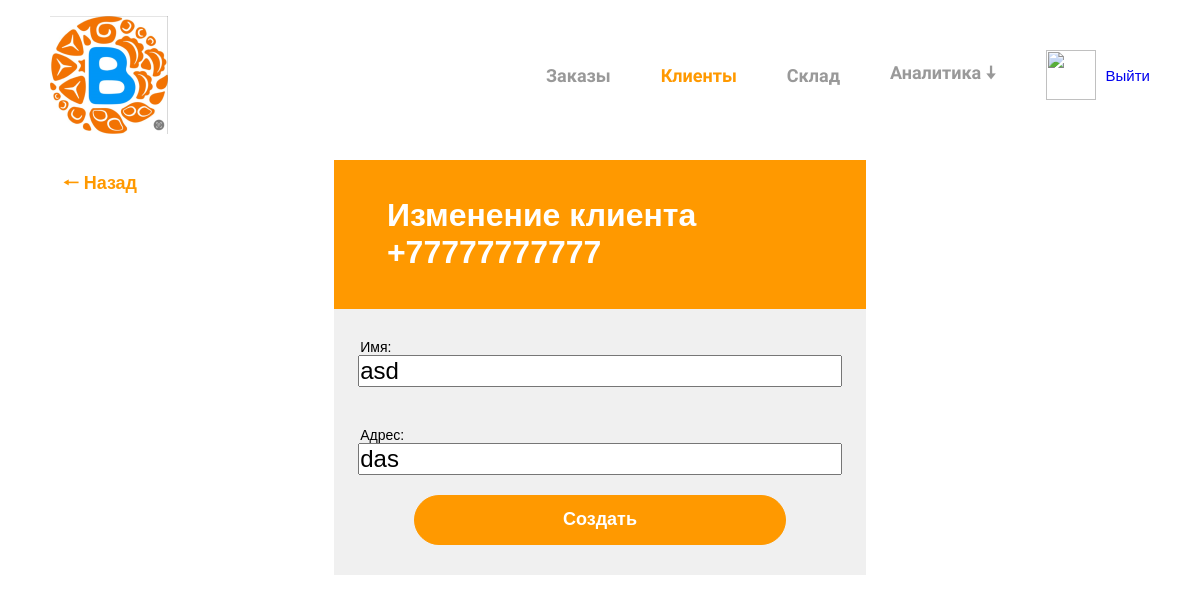
The app's page /clients/update/77777777777 (signed in) with its own data.
### clients/models.py (models this page shows, shortened)
class Client(models.Model):
    phone_number = models.CharField(verbose_name="Номер телефона", max_length=15, unique=True, primary_key=True)
    password = models.CharField(verbose_name="Пароль", max_length=100, default="12345678")
    name = models.CharField(verbose_name="Имя", max_length=100)
    address = models.CharField(verbose_name="Адрес", max_length=150)
    total = models.DecimalField(verbose_name="Общая сумма заказов", default=0, max_digits=20, decimal_places=2)
    created_at = models.DateTimeField(auto_now_add=True)
    is_active = models.BooleanField(default=True)
    class Meta:
        ordering = ["-created_at"]

### clients/views.py (the view)
# urls.py: path('update/<int:pk>', views.clients_update_view, name="clients_update"),
@login_required
def clients_update_view(request, pk):
    client = get_object_or_404(Client, pk=pk)
    if not client.is_active:
        raise Http404("Страница не найдена")
    if request.method == "POST":
        form = ClientUpdateForm(instance=client,
                                data=request.POST)
        if form.is_valid():
            form.save()
            url = resolve_url("clients_detail", pk)
            return redirect(url)
    else:
        form = ClientUpdateForm(instance=client)
    return render(request, "clients/clients_update.html", {
        "section": "clients",
        "form": form,
        "client": client
    })

### clients/forms.py (shortened to what this page needs)
class ClientUpdateForm(forms.ModelForm):
    class Meta:
        model = Client
        fields = "name", "address"

### templates/clients/clients_update.html (shortened to what this page needs)
{% extends 'base.html' %}
{% load static %}
{% block link %}
	<link rel="stylesheet" href="{% static 'css/base.css' %}">
	<link rel="stylesheet" href="{% static 'css/form.css' %}">
{% endblock link %}
{% block body %}
	<button onclick="window.location='{% url 'clients_detail' client.phone_number %}'" class="back">🠐 Назад</button>
	<div class="center">
		<form method="post">
			<h1>Изменение клиента +{{ client.phone_number }}</h1>
			{{ form.as_table }}
			<button type="submit">Создать</button>
		</form>
	</div>
{% endblock body %}

### static/css/base.css (style rules this page uses)
* { margin: 0; padding: 0; font-family: "Arial"; }
button { background-color: #ff9900; border: none; width: 100px; height: 50px; color: white; font-size: 18px; font-weight: bold; padding: 5px; }
h1 { margin-bottom: 10px; color: #ff9900; }
.center { width: 100%; display: flex; flex-direction: column; align-items: center; }
.back { position: absolute; left: 50px; top: 160px; color: #ff9900; background-color: white; }

### static/css/form.css (style rules this page uses)
h1 { color: white; background-color: #ff9900; padding-left: 10%; padding-right: 10%; padding-top: 7%; padding-bottom: 7%; }
form { display: flex; flex-direction: column; background-color: #f0f0f0; justify-content: center; align-items: center; padding-bottom: 30px; }
form > label { width: 90%; font-size: 14px; margin-top: 20px; }
form > input, form > select { width: 90%; font-size: 24px; margin-bottom: 20px; }
button { width: 70%; border: 1px solid #ff9900; border-radius: 30px; background-color: #ff9900; }
.back { position: absolute; left: 50px; top: 160px; width: 100px; border: none; }

### records on screen
Client: phone_number "77777777777", name "asd", address "das"
